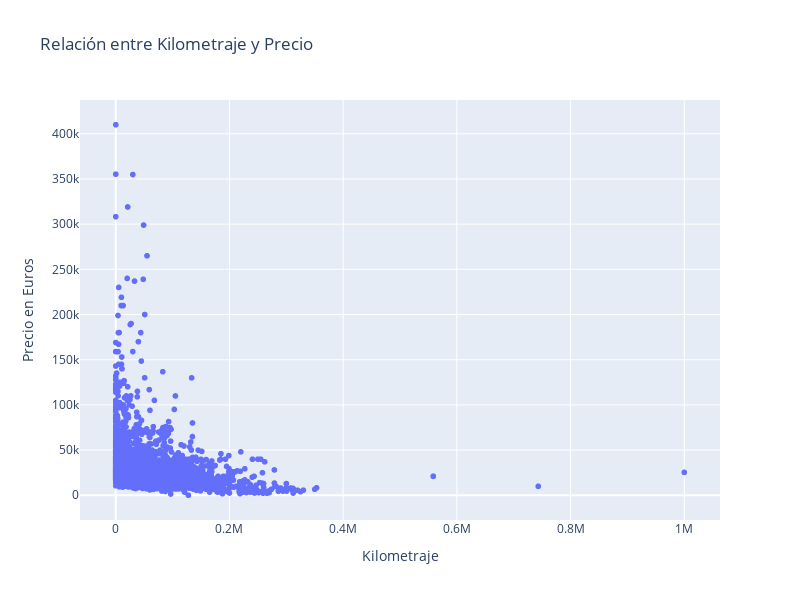

Notebook code for this chart:
### Code cell
fig1 = px.scatter(df, x='kilometraje', y='precio', title='Relación entre Kilometraje y Precio',
                  labels={'kilometraje': 'Kilometraje', 'precio': 'Precio en Euros'})
fig1.update_layout(height=600, width=800)
fig1.show()

fig2 = px.scatter(df, x='potencia', y='precio', title='Relación entre Potencia y Precio',
                  labels={'potencia': 'Potencia', 'precio': 'Precio en Euros'})
fig2.update_layout(height=600, width=800)
fig2.show()

### Figure 1 — Plotly figure (JSON) as saved in the notebook; plotly's stock layout.template omitted (floating-point values rounded to 4 significant figures; data arrays with more than 128 entries replaced by an {"elided": "..."} marker saying what was removed)
{"data": [{"hovertemplate": "Kilometraje=%{x}<br>Precio en Euros=%{y}<extra></extra>", "legendgroup": "", "marker": {"color": "#636efa", "symbol": "circle"}, "mode": "markers", "name": "", "showlegend": false, "type": "scattergl", "x": {"elided": "4778 int values"}, "xaxis": "x", "y": {"elided": "4778 float values"}, "yaxis": "y"}], "layout": {"height": 600, "legend": {"tracegroupgap": 0}, "title": {"text": "Relación entre Kilometraje y Precio"}, "width": 800, "xaxis": {"anchor": "y", "domain": [0, 1], "title": {"text": "Kilometraje"}}, "yaxis": {"anchor": "x", "domain": [0, 1], "title": {"text": "Precio en Euros"}}}}
